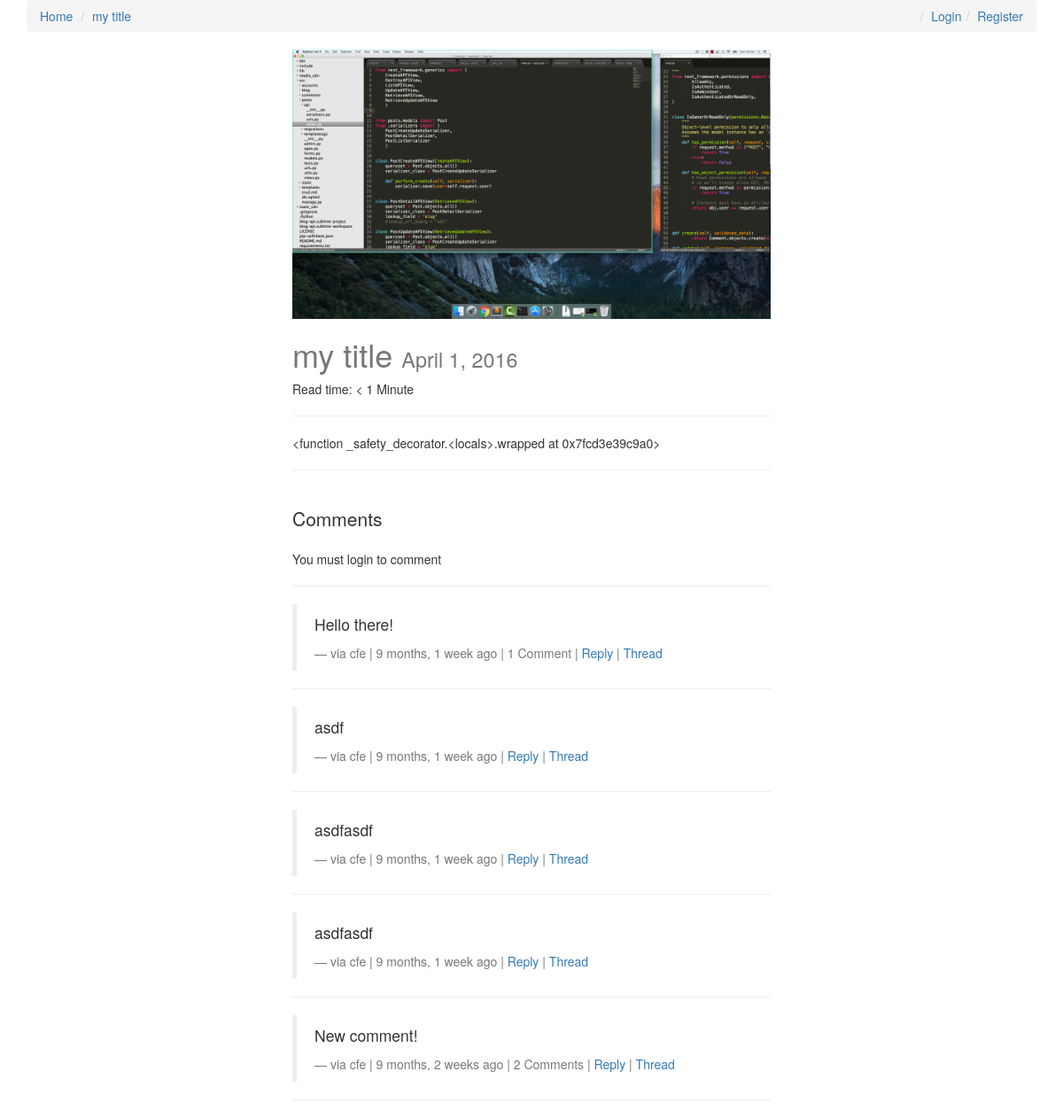
Page /my-title/ on the committed database.
### posts/models.py (models this page shows, shortened)
class Post(models.Model):
    user = models.ForeignKey(settings.AUTH_USER_MODEL, default=1)
    title = models.CharField(max_length=120)
    slug = models.SlugField(unique=True)
    image = models.ImageField(upload_to=upload_location,
            null=True,
            blank=True,
            width_field="width_field",
            height_field="height_field")
    height_field = models.IntegerField(default=0)
    width_field = models.IntegerField(default=0)
    content = models.TextField()
    draft = models.BooleanField(default=False)
    publish = models.DateField(auto_now=False, auto_now_add=False)
    read_time =  models.IntegerField(default=0) # models.TimeField(null=True, blank=True) #assume minutes
    updated = models.DateTimeField(auto_now=True, auto_now_add=False)
    timestamp = models.DateTimeField(auto_now=False, auto_now_add=True)
    objects = PostManager()
    def get_absolute_url(self):
        return reverse("posts:detail", kwargs={"slug": self.slug})
    class Meta:
        ordering = ["-timestamp", "-updated"]
    def get_markdown(self):
        content = self.content
        markdown_text = markdown(content)
        return mark_safe(markdown_text)
    @property
    def comments(self):
        instance = self
        qs = Comment.objects.filter_by_instance(instance)
        return qs
    @property
    def get_content_type(self):
        instance = self
        content_type = ContentType.objects.get_for_model(instance.__class__)
        return content_type

### comments/models.py (models this page shows, shortened)
class Comment(models.Model):
    user        = models.ForeignKey(settings.AUTH_USER_MODEL, default=1)
    content_type = models.ForeignKey(ContentType, on_delete=models.CASCADE)
    object_id = models.PositiveIntegerField()
    content_object = GenericForeignKey('content_type', 'object_id')
    parent      = models.ForeignKey("self", null=True, blank=True)
    content     = models.TextField()
    timestamp   = models.DateTimeField(auto_now_add=True)
    objects = CommentManager()
    class Meta:
        ordering = ['-timestamp']
    def get_absolute_url(self):
        return reverse("comments:thread", kwargs={"id": self.id})
    def children(self): #replies
        return Comment.objects.filter(parent=self)

### posts/views.py (the view, shortened to what this page needs)
# urls.py: url(r'^(?P<slug>[\w-]+)/$', post_detail, name='detail'),
def post_detail(request, slug=None):
	instance = get_object_or_404(Post, slug=slug)
	if instance.publish > timezone.now().date() or instance.draft:
		if not request.user.is_staff or not request.user.is_superuser:
			raise Http404
	share_string = quote_plus(instance.content)
	initial_data = {
			"content_type": instance.get_content_type,
			"object_id": instance.id
	}
	form = CommentForm(request.POST or None, initial=initial_data)
	comments = instance.comments
	context = {
		"title": instance.title,
		"instance": instance,
		"share_string": share_string,
		"comments": comments,
		"comment_form":form,
	}
	return render(request, "post_detail.html", context)

### comments/models.py (called while the page is built)
    def filter_by_instance(self, instance):
        content_type = ContentType.objects.get_for_model(instance.__class__)
        obj_id = instance.id
        qs = super(CommentManager, self).filter(content_type=content_type, object_id= obj_id).filter(parent=None)
        return qs

### posts/templatetags/urlify.py (called while the page is built)
@register.filter
def urlify(value):
    return quote_plus(value)

### templates/post_detail.html (shortened to what this page needs)
{% extends "base.html" %}
{% load urlify %}
{% load crispy_forms_tags %}
 {% block post_detail_link %}
  <li><a href='{{ instance.get_absolute_url }}'>{{ instance.title }}</a></li>
  {% endblock %}
{% block content %}
<div class='col-sm-6 col-sm-offset-3'>
    {% if instance.image %}
    <img src='{{ instance.image.url }}' class='img-responsive' />
    {% endif %}
<h1>{{ title }} <small>{% if instance.draft %}<span style='color:red;'>Draft</span> {% endif %}{{ instance.publish }}</small></h1>
<p>Read time: {% if instance.read_time <= 1 %} < 1 Minute {% else %}{{ instance.read_time }} minutes {% endif %}</p>
<p><div class="fb-like" data-href="{{ request.build_absolute_uri }}" data-layout="button_count" data-action="like" data-show-faces="true" data-share="true"></div>
<hr/>
</p>
<div class='row'>
<div class='col-sm-12 '>
   <div class='post-detail-item'>{{ instance.get_markdown }}</div>
    <hr/>
    <br/>
    <div>
        <p class='lead'>Comments</p>
        {% if request.user.is_authenticated %}
        <form method="POST" action="."> {% csrf_token %}
            {{ comment_form|crispy }}
            <input type='submit' value='Post comment' class='btn btn-default'>
        </form>
        {% else %}
        <p>You must login to comment </p>
        {% endif %}
        <hr/>
        {% for comment in comments %}
        <blockquote>
          <p>{{ comment.content }}</p>
          <footer>via {{ comment.user }} | {{ comment.timestamp|timesince }} ago | {% if comment.children.count > 0 %}{{ comment.children.count }} Comment{% if comment.children.count > 1 %}s{% endif %} | {% endif %} <a class='comment-reply-btn' href='#'>Reply</a> | <a class='' href='{{ comment.get_absolute_url }}'>Thread</a></footer>
        </blockquote>
        <hr/>
        {% endfor %}
    </div>
</div>
</div>
</div>
{% endblock content %}

### static/css/base.css (style rules this page uses)
h1 { color: #777777; }

### rows in the picture
Post: title "my title", image (picture), publish "April 1, 2016", get_markdown "<function _safety_decorator.<locals>.wrapped at 0x7fcd3e39c9a0>"
Comment: content "Hello there!", user "cfe", timestamp "9 months, 1 week", children.count "1"
Comment: content "asdf", user "cfe", timestamp "9 months, 1 week"
Comment: content "asdfasdf", user "cfe", timestamp "9 months, 1 week"
Comment: content "asdfasdf", user "cfe", timestamp "9 months, 1 week"
Comment: content "New comment!", user "cfe", timestamp "9 months, 2 weeks", children.count "2"
